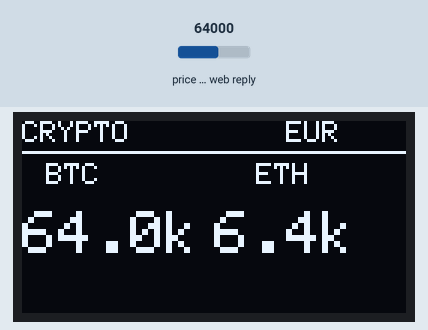
Simulated run of this sketch. Board: ESP8266 (NodeMCU). Parts: 128×64 one-colour display. The inputs (shaded band) are chosen by the test bench; at power-on: price in the web reply 64000. WiFi joins after 1.5 s; servers stay silent unless stated; web services answer with replies made up by the test bench.

Above: at 2.7 s.

The sketch:

ESP8266_Crypto_Tracker.ino
```cpp
#include <ESP8266WiFi.h>
#include <ESP8266HTTPClient.h>
#include <WiFiClientSecure.h>
#include <ArduinoJson.h>
#include <Wire.h>
#include <Adafruit_GFX.h>
#include <Adafruit_SSD1306.h>

// -------- OLED --------
#define SCREEN_WIDTH 128
#define SCREEN_HEIGHT 64
#define OLED_RESET -1
Adafruit_SSD1306 display(SCREEN_WIDTH, SCREEN_HEIGHT, &Wire, OLED_RESET);

// -------- WiFi --------
const char* ssid = "VM2540409";
const char* password = "ve4fHh4uuVyrnjxs";

// -------- API --------
const char* apiURL =
  "https://api.coingecko.com/api/v3/simple/price?ids=bitcoin,ethereum&vs_currencies=eur";

// -------- Helper: format price --------
String formatPrice(long price) {
  if (price >= 1000) {
    float k = price / 1000.0;
    return String(k, 1) + "k";
  }
  return String(price);
}

void setup() {
  Serial.begin(115200);

  Wire.begin(4, 5); // SDA, SCL

  if (!display.begin(SSD1306_SWITCHCAPVCC, 0x3C)) {
    while (true);
  }

  display.clearDisplay();
  display.setTextColor(WHITE);

  // WiFi connect screen
  display.setTextSize(1);
  display.setCursor(0, 24);
  display.println("Connecting WiFi...");
  display.display();

  WiFi.begin(ssid, password);
  while (WiFi.status() != WL_CONNECTED) {
    delay(300);
  }

  display.clearDisplay();
  display.setCursor(20, 24);
  display.println("Connected");
  display.display();
  delay(800);
}

void loop() {
  if (WiFi.status() == WL_CONNECTED) {

    WiFiClientSecure client;
    client.setInsecure();

    HTTPClient https;
    https.begin(client, apiURL);

    int httpCode = https.GET();
    if (httpCode == HTTP_CODE_OK) {

      StaticJsonDocument<256> doc;
      deserializeJson(doc, https.getString());

      long btc = doc["bitcoin"]["eur"];
      long eth = doc["ethereum"]["eur"];

      // ---------- DRAW UI ----------
      display.clearDisplay();

      // Header
      display.setTextSize(1);
      display.setCursor(0, 0);
      display.print("CRYPTO");
      display.setCursor(88, 0);
      display.print("EUR");

      display.drawLine(0, 10, 127, 10, WHITE);

      // Labels
      display.setCursor(8, 14);
      display.print("BTC");
      display.setCursor(78, 14);
      display.print("ETH");

      // Prices
      display.setTextSize(2);
       display.setCursor(0, 30);
      display.print(formatPrice(btc));

      display.setCursor(64, 30);
      display.print(formatPrice(eth));

      display.display();
    }

    https.end();
  }

  delay(20000); // refresh every 20s
}
```
